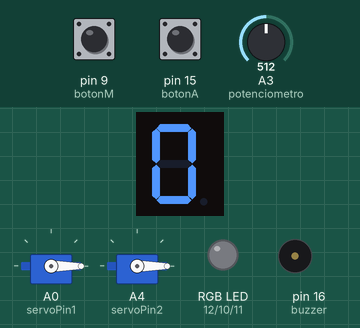
Bench run of a sketch on a simulated Arduino Uno, built with avr-gcc and run on an emulated ATmega328P. Shown: 1-digit seven-segment display, 2 × servo, an RGB LED mixed from three pins (HIGH = lit), buzzer (waves = sounding). Wiring (inferred from the names in the program): 1-digit 7-segment display, segments lit when HIGH: segments pin 2, pin 3, pin 4, pin 5, pin 6, pin 7, pin 8. Dashed ring = blinking. Inputs (shaded band) come from the test bench; at power-on: pin 9 (botonM) LOW, A3 (potenciometro) = 512, pin 15 (botonA) LOW. The segment pins are drawn as the display they are named for; pins used as bus, display or sensor lines are not drawn.

Above: at 1.2 s.
1.3 s: pin 9 (botonM) pulled HIGH for 0.15 s
At 2.4 s:
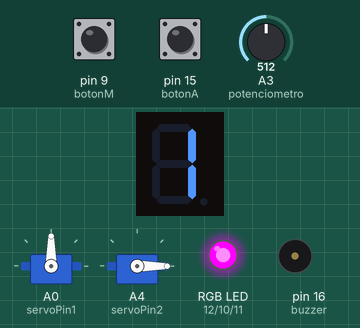
2.9 s: A3 (potenciometro) set to 758
At 4.1 s:
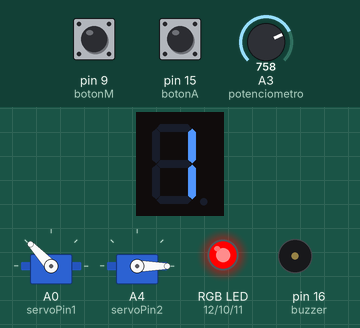
4.4 s: A3 (potenciometro) set to 788
At 4.71 s:
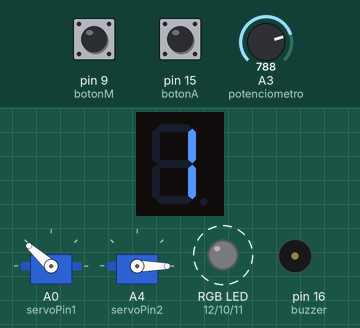
7.3 s: pin 9 (botonM) pulled HIGH for 1 s
At 9.4 s:
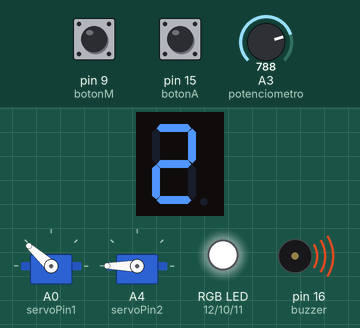
10.0 s: A3 (potenciometro) set to 716
At 10.3 s:
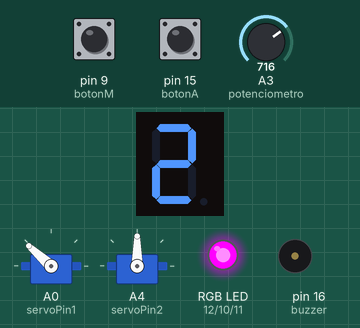
11.5 s: A3 (potenciometro) set to 703
13.0 s: A3 (potenciometro) set to 685
At 14.1 s:
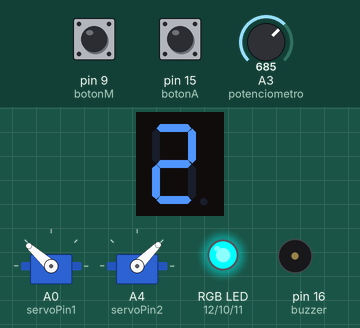
Timing chart, 0 to 15.5 s (numbered marks = the images above; inputs shaded):
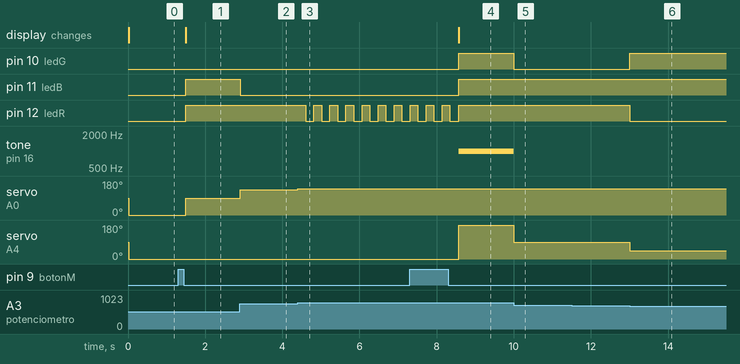

The sketch:

proyec2.ino
```cpp
#include <Servo.h>
Servo Servo1, Servo2;


const int segA = 2;
const int segB = 3;
const int segC = 4;
const int segD = 5;
const int segE = 6;
const int segF = 7;
const int segG = 8;
const int botonM = 9;
const int ledB = 11;
const int ledR = 12;
const int ledG = 10;
const int botonA = 15;
const int buzzer = 16;
const int servoPin1 = A0;
const int servoPin2 = A4;
int modo = 0;
int estadoAnteriorBoton = LOW;
int estadoAnteriorAlarma = LOW;
int lpm = 0;
int value1 = 0;
int grado = 0;
int potenciometro = A3;
int value2 = 0;
int temperatura = 0;
int alarma = 1;

void ledRGB(int r,int g,int b){
  analogWrite(ledR,r);
  analogWrite(ledG,g);
  analogWrite(ledB,b);
}

void Modos(int modos){


  int segmentos[7] = {
    segA, segB, segC,
    segD, segE, segF, segG
  };


  int numeros[3][7] = {

    {1,1,1,1,1,1,0},
    {0,1,1,0,0,0,0},
    {1,1,0,1,1,0,1}
  };

  for(int i = 0; i < 7; i++){

    digitalWrite(segmentos[i], numeros[modos][i]);
  }
}

void modozero(){
    ledRGB(0,0,0);

    noTone(buzzer);

    Servo1.write(0);
    Servo2.write(0);

    Modos(0);


}

void modouno(){
    value1 = analogRead(potenciometro);
    lpm = map(value1, 0,1023,0,200);
    grado = map(lpm,0,200,0,180);

    Modos(1);

    Servo1.write(grado);

    noTone(buzzer);

    if (lpm < 60){
      ledRGB(0,0,255);
    }
    else if ((60 <= lpm) && (lpm <= 100)){
      ledRGB(255,0,255);
    }
    else if ((150 >= lpm) && (lpm > 100)){
      ledRGB(255,0,0);
    }
    else{
      ledRGB(255,0,0);
      delay(200);
      ledRGB(0,0,0);
      delay(200);

    }
}

void mododos(){
    int estadoalarma = digitalRead(botonA);
    value2 = analogRead(potenciometro);
    temperatura = map(value2,0,1023,20,45);

    Modos(2);

    if (temperatura < 35) {
    ledRGB(255,255,0);

    Servo2.write(0);

    if (alarma == 1){
    tone(buzzer,1000);
    }

    if (estadoalarma == HIGH){
    estadoAnteriorAlarma = 1;
    }
    if (estadoAnteriorAlarma == HIGH && estadoalarma == LOW) {
      estadoAnteriorAlarma = 0;
      alarma = 0;
      delay(15);
      noTone(buzzer);
    }

    }


  else if ((temperatura >= 35) && (temperatura < 37)) {
    ledRGB(0,255,255);

    Servo2.write(45);

    alarma = 1;

    noTone(buzzer);
  }

  else if ((temperatura >= 37) && (temperatura < 38)) {
    ledRGB(255,0,255);

    Servo2.write(90);

    alarma = 1;

    noTone(buzzer);
  }


  else if ((temperatura >= 38) && (temperatura < 39)) {
    ledRGB(255,0,136);

    Servo2.write(135);

    alarma = 1;

    noTone(buzzer);
  }


  else {
    ledRGB(255,255,255);

    Servo2.write(180);

    if (alarma == 1){
    tone(buzzer,1000);
    }

    if (estadoalarma == HIGH){
    estadoAnteriorAlarma = 1;
    }
    if (estadoAnteriorAlarma == HIGH && estadoalarma == LOW) {
      estadoAnteriorAlarma = 0;
      alarma = 0;
      delay(15);
      noTone(buzzer);
    }

  }

}

void setup() {


  pinMode(segA, OUTPUT);
  pinMode(segB, OUTPUT);
  pinMode(segC, OUTPUT);
  pinMode(segD, OUTPUT);
  pinMode(segE, OUTPUT);
  pinMode(segF, OUTPUT);
  pinMode(segG, OUTPUT);


  pinMode(botonM, INPUT);
  pinMode(botonA, INPUT);


  pinMode(ledR, OUTPUT);
  pinMode(ledG, OUTPUT);
  pinMode(ledB, OUTPUT);


  pinMode(buzzer, OUTPUT);


  Servo1.attach(servoPin1);
  Servo2.attach(servoPin2);

  }


void loop() {

  int estadoBoton = digitalRead(botonM);

  delay(15);
  if (estadoBoton == HIGH){
    estadoAnteriorBoton = 1;
  }
  if (estadoAnteriorBoton == HIGH && estadoBoton == LOW) {
    modo++;
    if (modo == 3) {
      modo = 0;
    }
    estadoAnteriorBoton = 0;
    delay(15);
  }


  switch(modo){
    case 0:
    modozero();
    break;
    case 1:
    modouno();
    break;
    case 2:
    mododos();
    break;


  }


}
```

Measured:
- the behaviour switches between 772 and 773 on A3 (potenciometro) (found by bisection; images 2 and 3)
- the behaviour switches between 696 and 695 on A3 (potenciometro) (found by bisection; images 5 and 6)
- after the input at 1.3 s, pin 11 (ledB), pin 12 (ledR): LOW → HIGH after 0.19 s; servo on A0 (servoPin1): 0° → 90° after 0.19 s; the display: changes after 0.19 s (image 1)
- after the input at 2.9 s, pin 11 (ledB): HIGH → LOW at once; servo on A0 (servoPin1): 90° → 133° at once
- after the input at 4.4 s, pin 12 (ledR): alternates HIGH for 0.20 s and LOW for 0.22 s, starting after 0.20 s; servo on A0 (servoPin1): 133° → 138° at once
- after the input at 7.3 s, pin 10 (ledG), pin 11 (ledB): LOW → HIGH after 1.3 s; pin 12 (ledR): goes on until 8.6 s, then stays HIGH; tone on pin 16 (buzzer): silent → 1000 Hz after 1.3 s; servo on A4 (servoPin2): 0° → 180° after 1.3 s; the display: changes after 1.3 s (image 4)
- after the input at 10.0 s, pin 10 (ledG): HIGH → LOW at once; tone on pin 16 (buzzer): 1000 Hz → silent at once; servo on A4 (servoPin2): 180° → 90° at once
- after the input at 11.5 s, every drawn part: stays the same
- after the input at 13.0 s, pin 10 (ledG): LOW → HIGH at once; pin 12 (ledR): HIGH → LOW at once; servo on A4 (servoPin2): 90° → 45° at once
